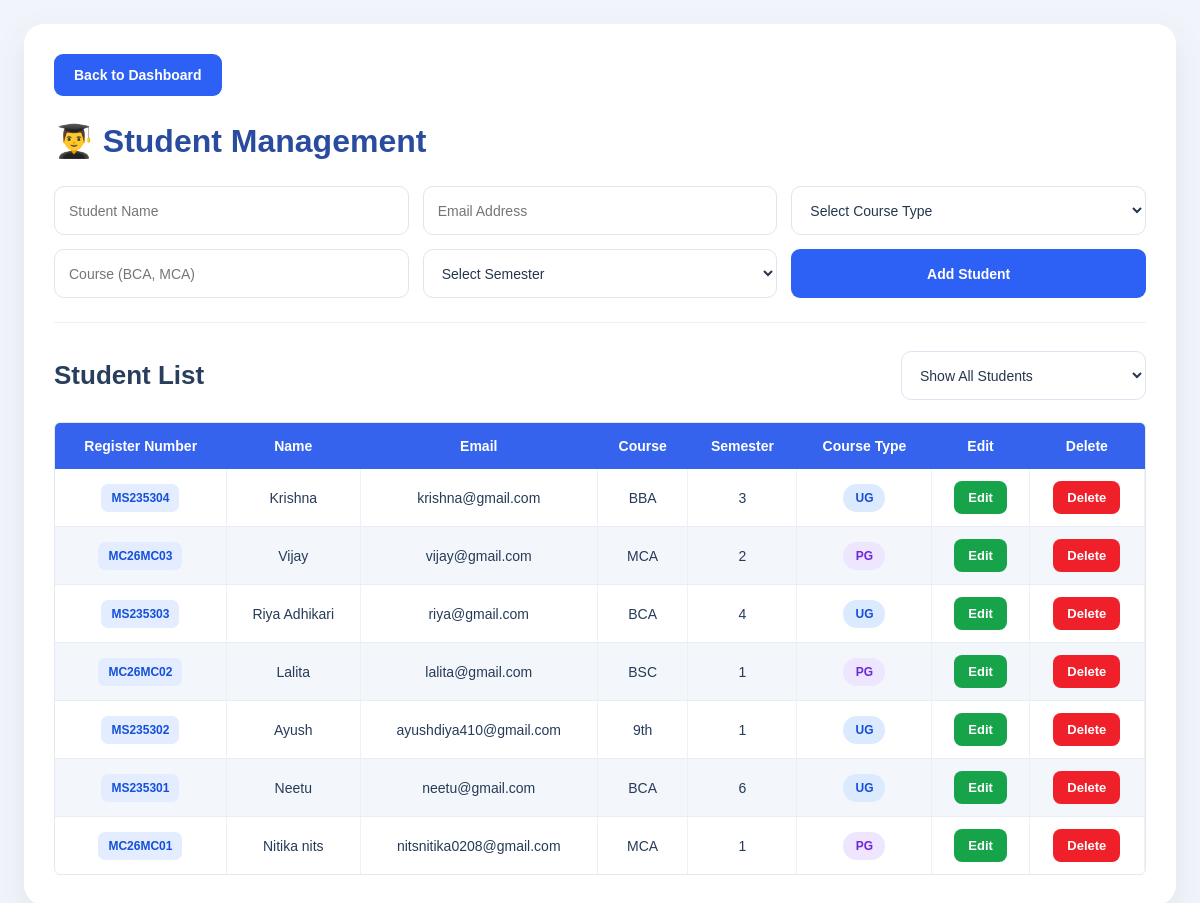
/students, run on the app's committed database.
### tables this page shows
CREATE TABLE students (
            id INTEGER PRIMARY KEY AUTOINCREMENT,
            name TEXT NOT NULL,
            email TEXT,
            course TEXT,
            semester TEXT,
            course_type TEXT DEFAULT 'UG'
        , student_code TEXT);

### app.py (the view, shortened to what this page needs)
@app.route("/students", methods=["GET", "POST"])
def students():
    conn = get_db()
    course_filter = request.args.get(
        "course_type", ""
    ).strip().upper()
    if course_filter not in ("UG", "PG"):
        course_filter = ""
    students_data = conn.execute("""
        SELECT
            s.*,
            UPPER(TRIM(COALESCE(s.course_type, '')))
                AS display_course_type
        FROM students s
        ORDER BY s.id DESC
    """).fetchall()
    conn.close()
    return render_template(
        "students.html",
        students=students_data,
        course_filter=course_filter
    )

### app.py (called while the page is built)
def get_db():
    conn = sqlite3.connect(DB_PATH)
    conn.row_factory = sqlite3.Row
    return conn

### templates/students.html (shortened to what this page needs)
<!DOCTYPE html>
<html lang="en">
<head>
</head>
<body>
<div class="container">
    <a href="{{ url_for('dashboard') }}" class="back-btn">
        Back to Dashboard
    </a>
    <h1>👨‍🎓 Student Management</h1>
    <form method="POST"
          action="{{ url_for('students') }}"
          class="student-form">
        <input
            type="text"
            name="name"
            placeholder="Student Name"
            required>
        <input
            type="email"
            name="email"
            placeholder="Email Address">
        <select name="course_type" required>
            <option value="">Select Course Type</option>
        </select>
        <input
            type="text"
            name="course"
            placeholder="Course (BCA, MCA)"
            required>
        <select name="semester" required>
            <option value="">Select Semester</option>
        </select>
        <button type="submit" class="add-btn">
            Add Student
        </button>
    </form>
    <hr class="divider">
    <div class="list-heading">
        <h2>Student List</h2>
        <select id="studentFilter" class="filter"
                aria-label="Filter students">
            <option value="ALL">Show All Students</option>
        </select>
    </div>
    <div class="table-wrapper">
        <table>
            <thead>
                <tr>
                    <th>Register Number</th>
                    <th>Name</th>
                    <th>Email</th>
                    <th>Course</th>
                    <th>Semester</th>
                    <th>Course Type</th>
                    <th>Edit</th>
                    <th>Delete</th>
                </tr>
            </thead>
            <tbody id="studentTableBody">
            {% for student in students %}
                {% set student_type = (student['course_type'] or '')|upper|trim %}
                <tr data-course-type="{{ student_type }}">
                    <td>
                        <span class="register-number">
                            {{ student['student_code'] or 'Not assigned' }}
                        </span>
                    </td>
                    <td>{{ student['name'] }}</td>
                    <td>{{ student['email'] or '-' }}</td>
                    <td>{{ student['course'] or '-' }}</td>
                    <td>{{ student['semester'] or '-' }}</td>
                    <td>
                        {% if student_type == 'UG' %}
                            <span class="course-badge ug">UG</span>
                        {% elif student_type == 'PG' %}
                            <span class="course-badge pg">PG</span>
                        {% else %}
                            <span class="course-badge unknown">Not Set</span>
                        {% endif %}
                    </td>
                    <td>
                        <a
                            href="{{ url_for('edit_student', id=student['id']) }}"
                            class="action-btn edit-btn">
                            Edit
                        </a>
                    </td>
                    <td>
                        <button
                            type="button"
                            class="action-btn delete-btn"
                            data-student-id="{{ student['id'] }}"
                            data-student-name="{{ student['name']|e }}"
                            onclick="openDeleteModal(this)">
                            Delete
                        </button>
                    </td>
                </tr>
            {% else %}
                <tr>
                    <td colspan="8" class="empty-row">
                        No students found. Add your first student above.
                    </td>
                </tr>
            {% endfor %}
            </tbody>
        </table>
    </div>
</div>
</body>
</html>

### templates/students.html (style rules this page uses)
* { box-sizing: border-box; }
body { margin: 0; padding: 24px; background: #f1f5fb; font-family: Arial, Helvetica, sans-serif; color: #263b58; }
.container { max-width: 1500px; margin: 0 auto; padding: 30px; background: #fff; border-radius: 20px; box-shadow: 0 12px 35px rgba(30, 50, 80, 0.08); }
.back-btn, .add-btn { display: inline-block; border: none; border-radius: 9px; background: #2d60f5; color: #fff; padding: 13px 20px; font-size: 14px; font-weight: 600; text-decoration: none; cursor: pointer; }
h1 { margin: 26px 0; color: #294c9e; font-size: 32px; }
.student-form { display: grid; grid-template-columns: repeat(3, minmax(0, 1fr)); gap: 14px; margin-bottom: 22px; }
input, select { width: 100%; min-width: 0; height: 49px; padding: 0 14px; border: 1px solid #dce5f1; border-radius: 10px; background: white; color: #25364d; font-size: 14px; outline: none; }
.student-form .add-btn { height: 49px; }
.divider { border: 0; border-top: 1px solid #edf1f6; margin: 24px 0 28px; }
.list-heading { display: flex; align-items: center; justify-content: space-between; gap: 16px; margin-bottom: 22px; }
.list-heading h2 { margin: 0; font-size: 26px; color: #293e5c; }
.filter { width: 245px; }
.table-wrapper { width: 100%; overflow-x: auto; border: 1px solid #e2e9f3; border-radius: 6px; }
table { width: 100%; border-collapse: collapse; min-width: 900px; }
thead { background: #3563ed; color: white; }
th { padding: 15px 12px; font-size: 14px; font-weight: 700; white-space: nowrap; }
td { padding: 12px; text-align: center; border-bottom: 1px solid #e8edf5; border-right: 1px solid #edf1f6; font-size: 14px; }
tbody tr:nth-child(even) { background: #f3f6fa; }
tbody tr:last-child td { border-bottom: none; }
.register-number { display: inline-block; padding: 7px 10px; border-radius: 7px; background: #e4edff; color: #1550d8; font-size: 12px; font-weight: 700; white-space: nowrap; }
.course-badge { display: inline-block; min-width: 42px; padding: 7px 12px; border-radius: 20px; font-size: 12px; font-weight: 700; }
.course-badge.ug { color: #1550d8; background: #dbeafe; }
.course-badge.pg { color: #6d28d9; background: #eee5ff; }
.action-btn { display: inline-block; padding: 9px 14px; border: none; border-radius: 8px; color: #fff; text-decoration: none; font-size: 13px; font-weight: 600; cursor: pointer; }
.edit-btn { background: #16a34a; }
.delete-btn { background: #ef2029; }

### data on the page
students: student_code "MS235304", name "Krishna", email "krishna@gmail.com", course "BBA", semester "3", shows "UG"
students: student_code "MC26MC03", name "Vijay", email "vijay@gmail.com", course "MCA", semester "2", shows "PG"
students: student_code "MS235303", name "Riya Adhikari", email "riya@gmail.com", course "BCA", semester "4", shows "UG"
students: student_code "MC26MC02", name "Lalita", email "lalita@gmail.com", course "BSC", semester "1", shows "PG"
students: student_code "MS235302", name "Ayush", email "ayushdiya410@gmail.com", course "9th", semester "1", shows "UG"
students: student_code "MS235301", name "Neetu", email "neetu@gmail.com", course "BCA", semester "6", shows "UG"
students: student_code "MC26MC01", name "Nitika nits", email "nitsnitika0208@gmail.com", course "MCA", semester "1", shows "PG"
